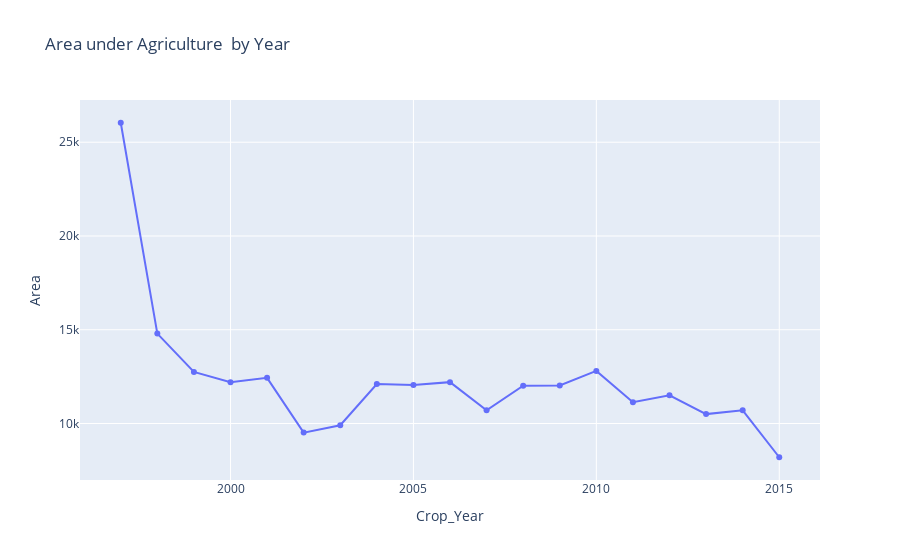

Notebook code for this chart:
### Markdown cell above
## Area Under Agriculture  Over the Years

### Code cell
temp = data.groupby(by='Crop_Year')['Area'].mean().reset_index()
px.line(temp, 'Crop_Year', 'Area', markers = True, title = 'Area under Agriculture  by Year')

### Figure 1 — Plotly figure (JSON) as saved in the notebook; plotly's stock layout.template omitted (floating-point values rounded to 4 significant figures)
{"data": [{"hovertemplate": "Crop_Year=%{x}<br>Area=%{y}<extra></extra>", "legendgroup": "", "line": {"color": "#636efa", "dash": "solid"}, "marker": {"symbol": "circle"}, "mode": "lines+markers", "name": "", "orientation": "v", "showlegend": false, "type": "scatter", "x": [1997, 1998, 1999, 2000, 2001, 2002, 2003, 2004, 2005, 2006, 2007, 2008, 2009, 2010, 2011, 2012, 2013, 2014, 2015], "xaxis": "x", "y": [26040.0, 14800.0, 12750.0, 12200.0, 12430.0, 9514.0, 9905.0, 12110.0, 12050.0, 12210.0, 10700.0, 12010.0, 12030.0, 12800.0, 11140.0, 11510.0, 10500.0, 10700.0, 8200.0], "yaxis": "y"}], "layout": {"legend": {"tracegroupgap": 0}, "title": {"text": "Area under Agriculture  by Year"}, "xaxis": {"anchor": "y", "domain": [0, 1], "title": {"text": "Crop_Year"}}, "yaxis": {"anchor": "x", "domain": [0, 1], "title": {"text": "Area"}}}}
